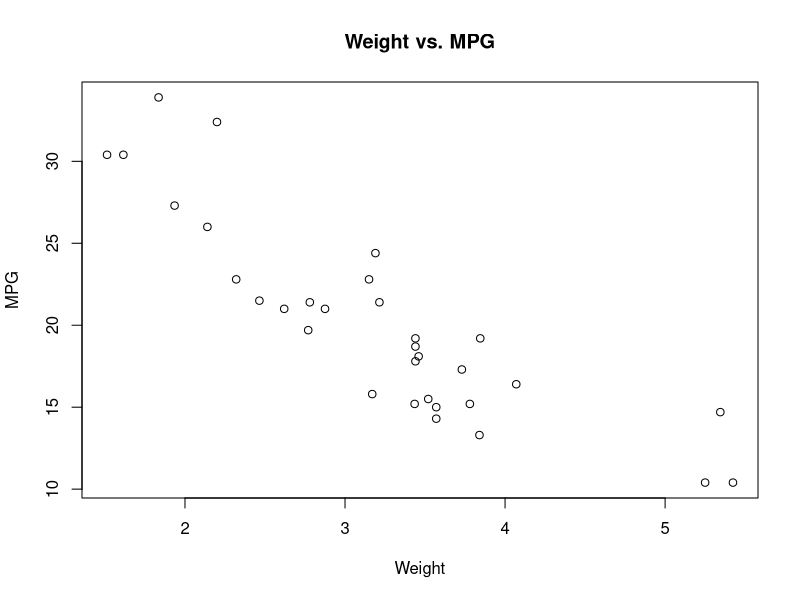
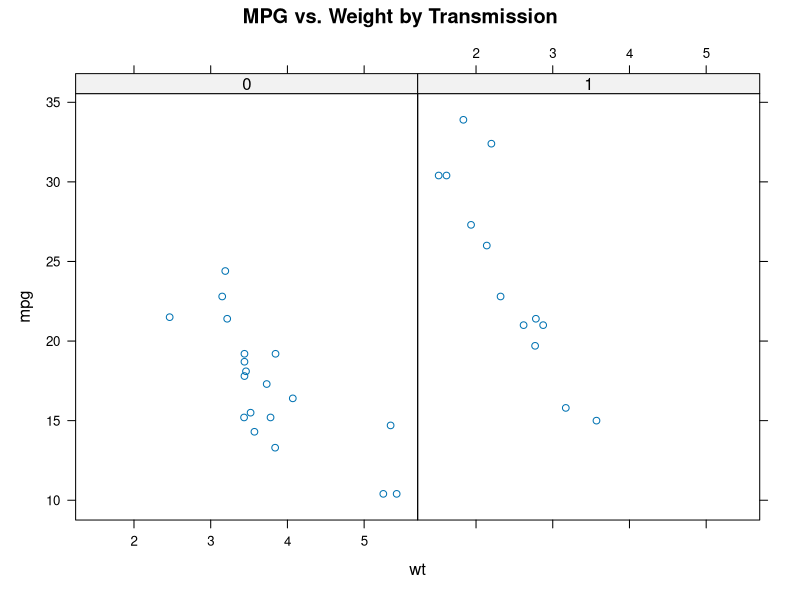
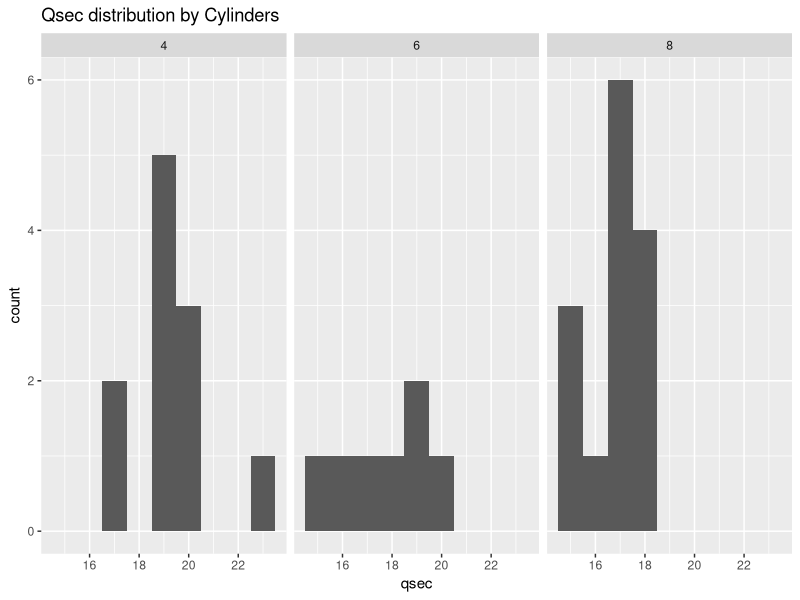

The R source for these figures, in order:
   # Install packages
#install.packages("lattice")
library(lattice)
library(ggplot2)

   # Load  & Inspect Data
myData <- data.frame(mtcars)
head(myData)

   # Basic R Graphics
# Scatter Plot
plot(myData$wt, myData$mpg,
     main   = "Weight vs. MPG",
     xlab   = "Weight",
     ylab   = "MPG")

    # Lattice Graphics
# Scatter plot
xyplot(mpg ~ wt | factor(am), 
       data = myData, 
       main = "MPG vs. Weight by Transmission")

   # Ggplot2 Graphics
ggplot(myData, aes(qsec)) +
  geom_histogram(binwidth = 1) +
  facet_wrap(~ cyl) +
  labs(title = "Qsec distribution by Cylinders")

